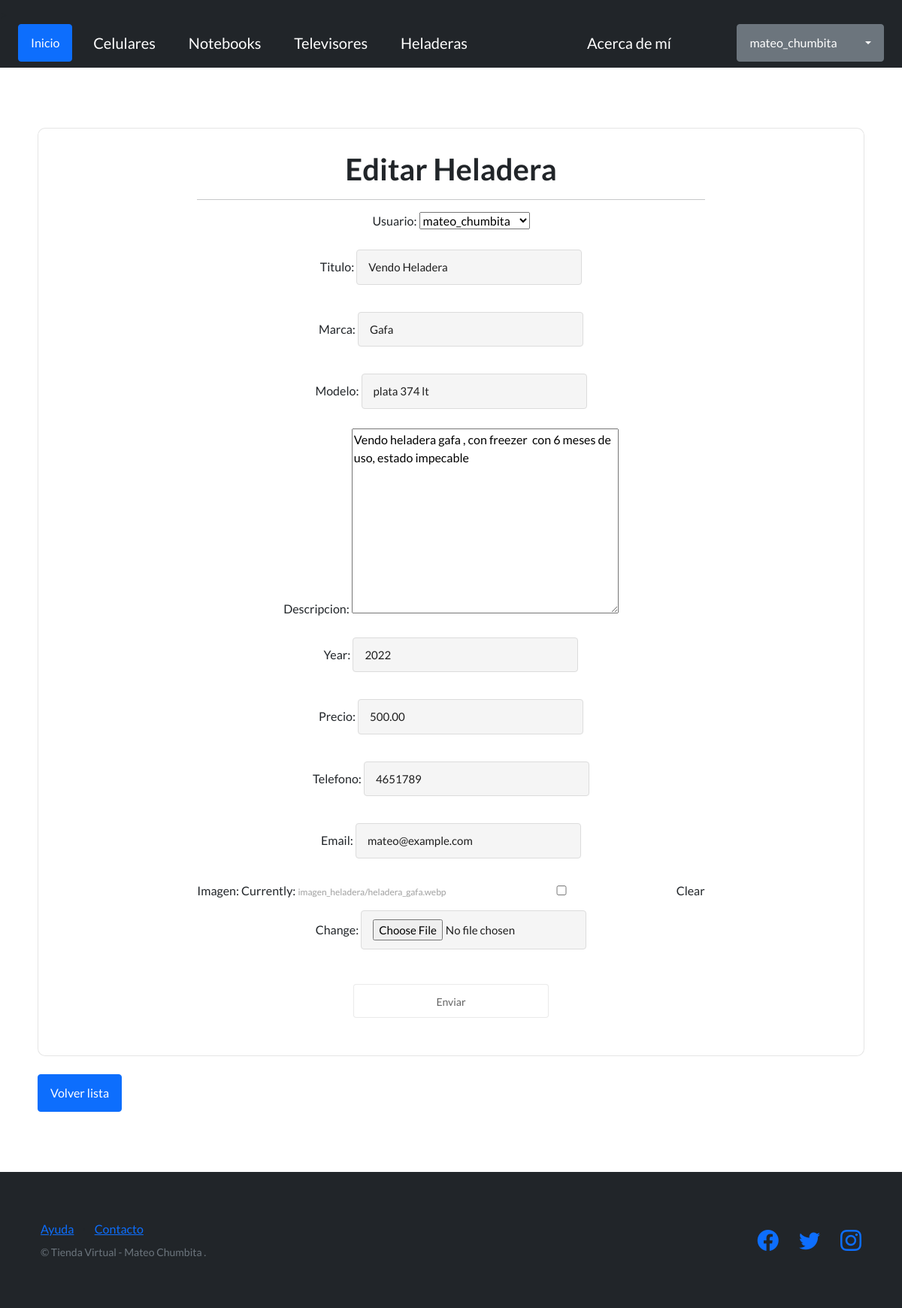
Page /product/editar-heladera/1/ (signed in) on the committed database.
### product/models.py (models this page shows, shortened)
class Heladera(models.Model):
    usuario = models.ForeignKey(to=User, on_delete=models.CASCADE, null=True, blank=True)
    titulo = models.CharField(max_length=200)
    marca = models.CharField(max_length=40)
    modelo = models.CharField(max_length=40)
    descripcion = models.TextField(null=True, blank=True)
    year = models.IntegerField()
    precio = models.DecimalField(max_digits=10, decimal_places=2)
    fecha = models.DateTimeField(auto_now_add=True)
    telefono = models.IntegerField()
    email = models.EmailField()
    imagen = models.ImageField(null=True, blank=True, upload_to='imagen_heladera')

### product/views.py (the view)
# urls.py: path('editar-heladera/<int:pk>/', HeladeraUpdateView.as_view(), name="editar_heladera"),
class HeladeraUpdateView(LoginRequiredMixin, UpdateView):
    model = Heladera
    fields = ['usuario', 'titulo', 'marca', 'modelo', 'descripcion', 'year', 'precio', 'telefono', 'email', 'imagen']
    success_url = reverse_lazy('heladeras')
    template_name = "product/editar_heladera.html"

### product/templates/product/editar_heladera.html (shortened to what this page needs)
{% extends "usuario/base.html" %}
{% block contenido %}
{% if user.id == heladera.usuario.id %}
<div class="login" >
  <div class="form-group">
    <form method="post" enctype="multipart/form-data" style="text-align: center;">
      <h1>Editar Heladera</h1>
      <hr>
      {{ form.as_p }}
      <div style="text-align: center;">
        <button type="submit" value="Enviar" class="buttonShadow" >Enviar</button>
      </div>
    </form>
  </div>
</div>
<br>
<a href="{% url 'heladeras' %}" class=" btn btn-primary">Volver lista</a>
{% else %}
<div class="container">
<h4>No tienes acceso a esta pagina!</h4>
</div>
{% endif %}
{% endblock contenido %}

### usuario/templates/usuario/base.html (shortened to what this page needs)
{% load static %}
<!DOCTYPE html>
<html lang="en">
<head>
    <link href="https://cdn.jsdelivr.net/npm/bootstrap@5.3.0-alpha1/dist/css/bootstrap.min.css" rel="stylesheet">
    <link href="https://cdn.jsdelivr.net/npm/bootstrap-icons@1.5.0/font/bootstrap-icons.css" rel="stylesheet" type="text/css" />
    <link href="{% static 'css/styles.css' %}" rel="stylesheet" />
</head>
<body>
     <nav class="navbar bg-dark" data-bs-theme="dark">>
        <div class="container-fluid">
            <a class="btn btn-primary" href="{% url 'inicio'%}" >Inicio</a>
            <a class="navbar-brand" href="{% url 'celulares' %}">Celulares </a>
            <a class="navbar-brand" href="{% url 'notebooks' %}">Notebooks</a>
            <a class="navbar-brand" href="{% url 'televisores' %}">Televisores</a>
            <a class="navbar-brand" href="{% url 'heladeras' %}">Heladeras</a>
            <a class="navbar-brand" href="{% url 'acerca_de_mi'%}">Acerca de mí</a>
            {% if user.is_authenticated %}
                <div class="dropdown">
                    <button class="btn btn-secondary dropdown-toggle" type="button" id="dropdownMenuButton1" data-bs-toggle="dropdown" aria-expanded="false">
                        <div style="display: inline-flex;">
                            <span style="padding: 0px 30px 0px 0px;">{{ user.username }}</span>
                        </div>
                    </button>
                  </div>
                </div>
                {% else %}
                <a class="btn btn-primary" href="{% url 'login' %}">Iniciar sesión</a>
                <a class="btn btn-secondary" href="{% url 'registro' %}">Registro</a>
                {% endif %}
    </nav>
    <section style="padding:80px 50px;">
        {% block contenido %}
        {% endblock contenido %}
    </section>
<footer class="footer bg-dark">
    <div class="container">
        <div class="row">
            <div class="col-lg-6 h-100 text-center text-lg-start my-auto">
                <ul class="list-inline mb-2">
                    <li class="list-inline-item"><a href="#">Ayuda</a></li>
                    <li class="list-inline-item">⋅</li>
                    <li class="list-inline-item"><a href="https://github.com/mateochumbita">Contacto</a></li>
                </ul>
                <p class="text-muted small mb-4 mb-lg-0">&copy; Tienda Virtual - Mateo Chumbita .</p>
            </div>
            <div class="col-lg-6 h-100 text-center text-lg-end my-auto">
                <ul class="list-inline mb-0">
                    <li class="list-inline-item me-4">
                        <a href="#!"><i class="bi-facebook fs-3"></i></a>
                    </li>
                    <li class="list-inline-item me-4">
                        <a href="#!"><i class="bi-twitter fs-3"></i></a>
                    </li>
                    <li class="list-inline-item">
                        <a href="https://www.instagram.com/leomessi/"><i class="bi-instagram fs-3"></i></a>
                    </li>
                </ul>
            </div>
        </div>
    </div>
</footer>
</body>
</html>

### rows in the picture
Heladera: usuario "mateo_chumbita", titulo "Vendo Heladera", marca "Gafa", modelo "plata 374 lt", descripcion "Vendo heladera gafa , con freezer con 6 meses de uso, estado impecable", year "2022", precio "500.00", telefono "4651789", email "mateo@example.com"

### other values in the picture
{{ user.username }} "mateo_chumbita"
